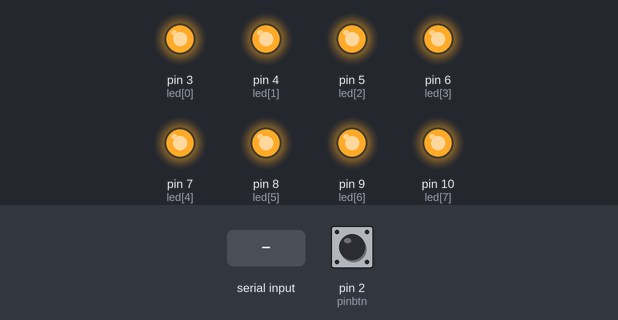
Bench run of a sketch on a simulated Arduino Uno, built with avr-gcc and run on an emulated ATmega328P. Shown: output pins drawn as LEDs (lit = HIGH). Dashed ring = blinking. The inputs (shaded band) are chosen by the test bench; at power-on: pin 2 (pinbtn) LOW.

Above: at 1.2 s.
1.3 s: pin 2 (pinbtn) pulled HIGH for 0.15 s
At 1.5 s:
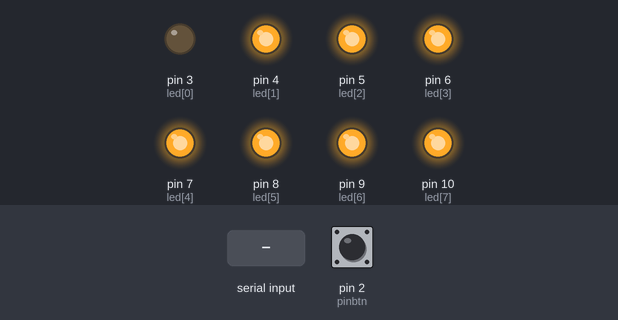
4.3 s: pin 2 (pinbtn) pulled HIGH for 3.2 s
At 8.3 s:
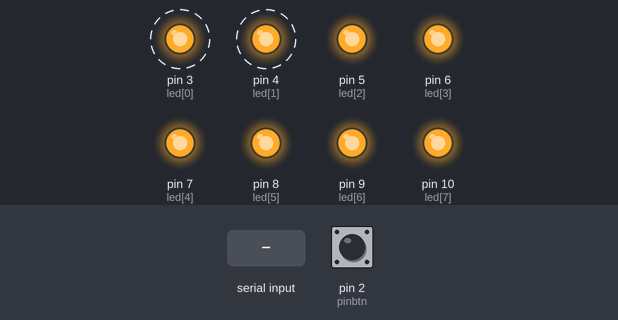
9.0 s: "2" received over Serial
At 12.2 s:
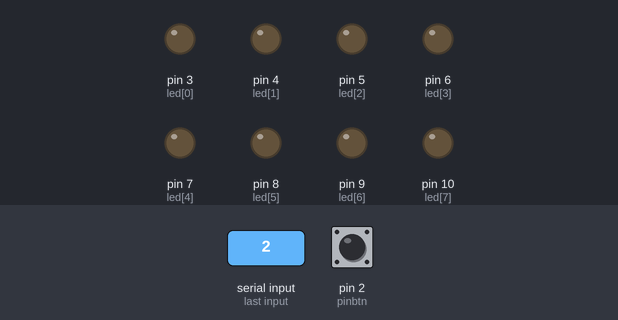
Timing chart, 0 to 20.5 s (numbered marks = the images above; inputs shaded):
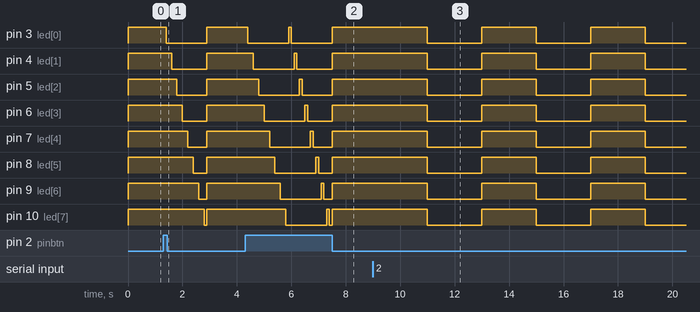

Measured:
- after the input at 1.3 s, pin 3 (led[0]): HIGH → LOW after 0.10 s, → HIGH 1.5 s later; pin 4 (led[1]): HIGH → LOW after 0.30 s, → HIGH 1.3 s later; pin 5 (led[2]): HIGH → LOW after 0.50 s, → HIGH 1.1 s later; pin 6 (led[3]): HIGH → LOW after 0.70 s, → HIGH 0.90 s later; pin 7 (led[4]): HIGH → LOW after 0.90 s, → HIGH 0.70 s later
- after the input at 4.3 s, pin 3 (led[0]): alternates HIGH for 0.10 s and LOW for 1.5 s, starting after 0.10 s; pin 4 (led[1]): alternates HIGH for 0.10 s and LOW for 1.4 s, starting after 0.30 s
- after the input at 9.0 s, pin 3 (led[0]), pin 4 (led[1]), pin 5 (led[2]), pin 6 (led[3]), pin 7 (led[4]), pin 8 (led[5]), pin 9 (led[6]), pin 10 (led[7]): alternates HIGH for 2.0 s and LOW for 2.0 s, starting after 2.0 s

The sketch:

Laboratorio_1_-_Encender_y_apagar_serie_de_Leds.ino
```cpp
int led[8] = { 3, 4, 5, 6, 7, 8, 9, 10 };
int pinbtn = 2;
int x = 100;
int ns;

bool btn = LOW;
void setup() {
  // put your setup code here, to run once:
  Serial.begin(9600);
  pinMode(pinbtn, INPUT);
  for (int i = 0; i < 8; i++) {
    pinMode(led[i], OUTPUT);
  }
}

void loop() {
  // put your main code here, to run repeatedly:
  btn = digitalRead(pinbtn);
  ns = Serial.read();
  if (btn == HIGH) {
    x = 100;
    for (int i = 0; i < 8; i++) {
      digitalWrite(led[i], HIGH);
      delay(x);
      digitalWrite(led[i], LOW);
      delay(x);
    }
  } else {
    for (int i = 0; i < 8; i++) {
      digitalWrite(led[i], HIGH);
    }
  }
  if (ns == '2') {
    x = 2000;
    for (int i = 0; i < 8; i++) {
      digitalWrite(led[i], HIGH);
    }
    delay(x);
    for (int i = 0; i < 8; i++) {
      digitalWrite(led[i], LOW);
    }
    delay(x);
    for (int i = 0; i < 8; i++) {
      digitalWrite(led[i], HIGH);
    }
    delay(x);
    for (int i = 0; i < 8; i++) {
      digitalWrite(led[i], LOW);
    }
    delay(x);
    for (int i = 0; i < 8; i++) {
      digitalWrite(led[i], HIGH);
    }
    delay(x);
    for (int i = 0; i < 8; i++) {
      digitalWrite(led[i], LOW);
    }
    delay(x);
  }
}
```
